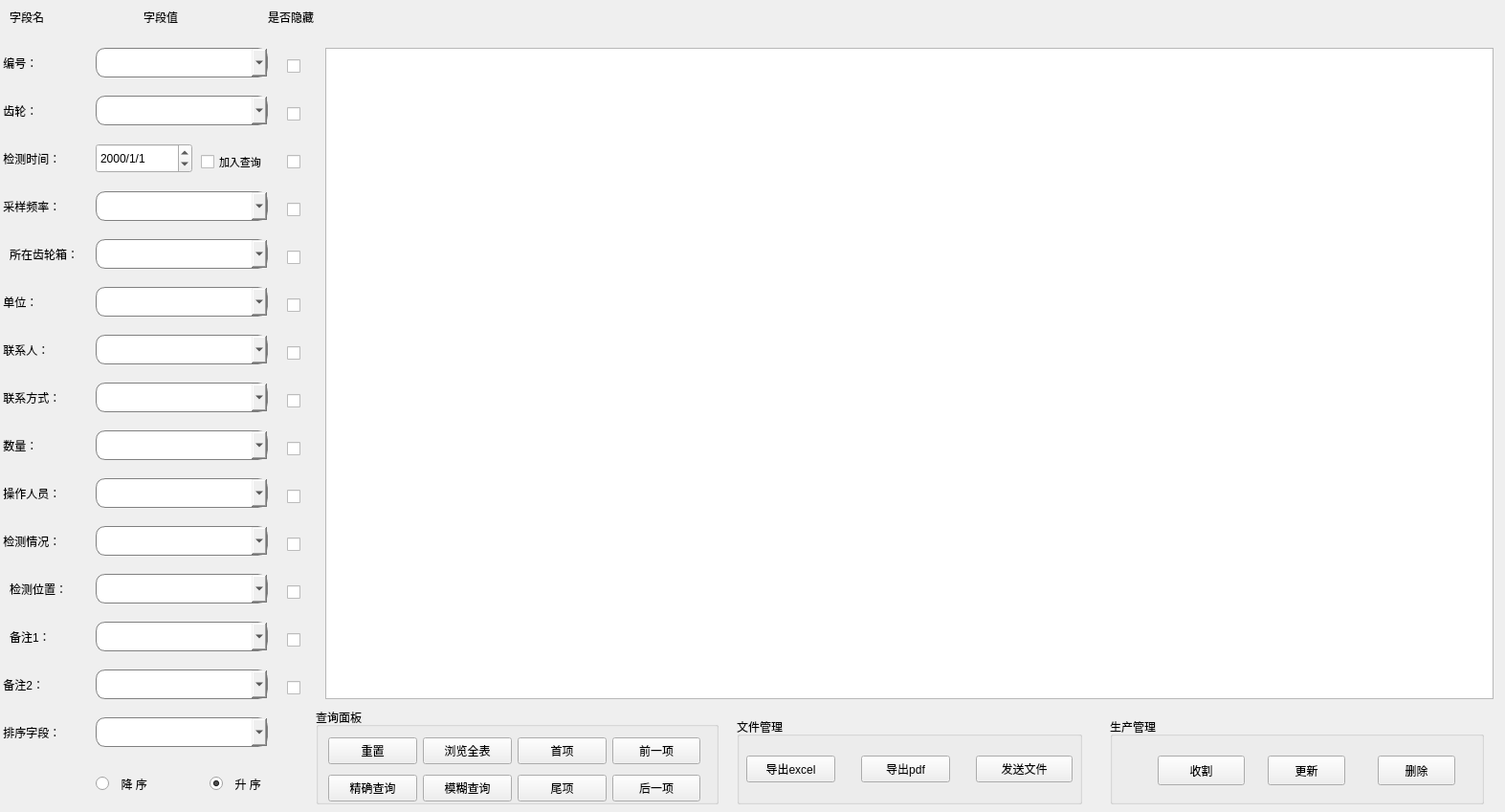
<?xml version="1.0" encoding="UTF-8"?>
<ui version="4.0">
 <class>selectWidget</class>
 <widget class="QWidget" name="selectWidget">
  <property name="geometry">
   <rect>
    <x>0</x>
    <y>0</y>
    <width>1573</width>
    <height>849</height>
   </rect>
  </property>
  <property name="windowTitle">
   <string>selectWidget</string>
  </property>
  <property name="windowIcon">
   <iconset resource="main.qrc">
    <normaloff>:/image/_displayLogo.png</normaloff>:/image/_displayLogo.png</iconset>
  </property>
  <widget class="QComboBox" name="feiliao">
   <property name="geometry">
    <rect>
     <x>100</x>
     <y>550</y>
     <width>180</width>
     <height>31</height>
    </rect>
   </property>
   <property name="styleSheet">
    <string notr="true">border: 1px solid gray;/*设置边框的粗细，以及颜色*/
border-radius: 10px;/*设置圆角的大小*/
padding: 0 8px;/*如果没有内容光标在开始往后移动0.8像素点*/
selection-background-color: darkgray;
   </string>
   </property>
   <property name="editable">
    <bool>true</bool>
   </property>
   <item>
    <property name="text">
     <string/>
    </property>
   </item>
   <item>
    <property name="text">
     <string>急缺肥料</string>
    </property>
   </item>
   <item>
    <property name="text">
     <string>缺少少量肥料</string>
    </property>
   </item>
   <item>
    <property name="text">
     <string>肥料情况正常</string>
    </property>
   </item>
  </widget>
  <widget class="QComboBox" name="growth">
   <property name="geometry">
    <rect>
     <x>100</x>
     <y>650</y>
     <width>180</width>
     <height>31</height>
    </rect>
   </property>
   <property name="styleSheet">
    <string notr="true">border: 1px solid gray;/*设置边框的粗细，以及颜色*/
border-radius: 10px;/*设置圆角的大小*/
padding: 0 8px;/*如果没有内容光标在开始往后移动0.8像素点*/
selection-background-color: darkgray;
   </string>
   </property>
   <property name="editable">
    <bool>true</bool>
   </property>
   <item>
    <property name="text">
     <string/>
    </property>
   </item>
   <item>
    <property name="text">
     <string>A</string>
    </property>
   </item>
   <item>
    <property name="text">
     <string>B+</string>
    </property>
   </item>
   <item>
    <property name="text">
     <string>B</string>
    </property>
   </item>
   <item>
    <property name="text">
     <string>C+</string>
    </property>
   </item>
   <item>
    <property name="text">
     <string>C</string>
    </property>
   </item>
   <item>
    <property name="text">
     <string>D</string>
    </property>
   </item>
  </widget>
  <widget class="QLabel" name="label_6">
   <property name="geometry">
    <rect>
     <x>0</x>
     <y>300</y>
     <width>91</width>
     <height>31</height>
    </rect>
   </property>
   <property name="styleSheet">
    <string notr="true">font: 20 12pt &quot;楷体&quot;;
</string>
   </property>
   <property name="text">
    <string> 单位：</string>
   </property>
  </widget>
  <widget class="QCheckBox" name="checktime">
   <property name="geometry">
    <rect>
     <x>300</x>
     <y>160</y>
     <width>31</width>
     <height>19</height>
    </rect>
   </property>
   <property name="font">
    <font>
     <family>Agency FB</family>
     <pointsize>8</pointsize>
    </font>
   </property>
   <property name="text">
    <string/>
   </property>
  </widget>
  <widget class="QLabel" name="label_9">
   <property name="geometry">
    <rect>
     <x>0</x>
     <y>450</y>
     <width>91</width>
     <height>31</height>
    </rect>
   </property>
   <property name="styleSheet">
    <string notr="true">font: 20 12pt &quot;楷体&quot;;
</string>
   </property>
   <property name="text">
    <string> 数量：</string>
   </property>
  </widget>
  <widget class="QComboBox" name="phone">
   <property name="geometry">
    <rect>
     <x>100</x>
     <y>400</y>
     <width>180</width>
     <height>31</height>
    </rect>
   </property>
   <property name="styleSheet">
    <string notr="true">border: 1px solid gray;/*设置边框的粗细，以及颜色*/
border-radius: 10px;/*设置圆角的大小*/
padding: 0 8px;/*如果没有内容光标在开始往后移动0.8像素点*/
selection-background-color: darkgray;
   </string>
   </property>
   <property name="editable">
    <bool>true</bool>
   </property>
   <item>
    <property name="text">
     <string/>
    </property>
   </item>
   <item>
    <property name="text">
     <string>13199988367</string>
    </property>
   </item>
   <item>
    <property name="text">
     <string>18654293471</string>
    </property>
   </item>
   <item>
    <property name="text">
     <string>15914477918</string>
    </property>
   </item>
   <item>
    <property name="text">
     <string>18660628727</string>
    </property>
   </item>
   <item>
    <property name="text">
     <string>18711931260</string>
    </property>
   </item>
  </widget>
  <widget class="QLabel" name="label_11">
   <property name="geometry">
    <rect>
     <x>0</x>
     <y>550</y>
     <width>91</width>
     <height>31</height>
    </rect>
   </property>
   <property name="styleSheet">
    <string notr="true">font: 20 12pt &quot;楷体&quot;;
</string>
   </property>
   <property name="text">
    <string> 检测情况：</string>
   </property>
  </widget>
  <widget class="QComboBox" name="flowername">
   <property name="geometry">
    <rect>
     <x>100</x>
     <y>100</y>
     <width>180</width>
     <height>31</height>
    </rect>
   </property>
   <property name="styleSheet">
    <string notr="true">border: 1px solid gray;/*设置边框的粗细，以及颜色*/
border-radius: 10px;/*设置圆角的大小*/
padding: 0 8px;/*如果没有内容光标在开始往后移动0.8像素点*/
selection-background-color: darkgray;
   </string>
   </property>
   <property name="editable">
    <bool>true</bool>
   </property>
   <item>
    <property name="text">
     <string/>
    </property>
   </item>
   <item>
    <property name="text">
     <string>郁金香</string>
    </property>
   </item>
   <item>
    <property name="text">
     <string>玫瑰</string>
    </property>
   </item>
   <item>
    <property name="text">
     <string>水仙</string>
    </property>
   </item>
   <item>
    <property name="text">
     <string>康乃馨</string>
    </property>
   </item>
   <item>
    <property name="text">
     <string>百合</string>
    </property>
   </item>
  </widget>
  <widget class="QLabel" name="label_12">
   <property name="geometry">
    <rect>
     <x>10</x>
     <y>600</y>
     <width>91</width>
     <height>31</height>
    </rect>
   </property>
   <property name="styleSheet">
    <string notr="true">font: 20 12pt &quot;楷体&quot;;
</string>
   </property>
   <property name="text">
    <string>检测位置：</string>
   </property>
  </widget>
  <widget class="QCheckBox" name="checkcompany">
   <property name="geometry">
    <rect>
     <x>300</x>
     <y>310</y>
     <width>31</width>
     <height>19</height>
    </rect>
   </property>
   <property name="font">
    <font>
     <family>Agency FB</family>
     <pointsize>8</pointsize>
    </font>
   </property>
   <property name="text">
    <string/>
   </property>
  </widget>
  <widget class="QCheckBox" name="checkid">
   <property name="geometry">
    <rect>
     <x>300</x>
     <y>60</y>
     <width>31</width>
     <height>19</height>
    </rect>
   </property>
   <property name="font">
    <font>
     <family>Agency FB</family>
     <pointsize>8</pointsize>
    </font>
   </property>
   <property name="text">
    <string/>
   </property>
  </widget>
  <widget class="QLabel" name="label_7">
   <property name="geometry">
    <rect>
     <x>0</x>
     <y>350</y>
     <width>91</width>
     <height>31</height>
    </rect>
   </property>
   <property name="styleSheet">
    <string notr="true">font: 20 12pt &quot;楷体&quot;;
</string>
   </property>
   <property name="text">
    <string> 联系人：</string>
   </property>
  </widget>
  <widget class="QComboBox" name="thing">
   <property name="geometry">
    <rect>
     <x>100</x>
     <y>200</y>
     <width>180</width>
     <height>31</height>
    </rect>
   </property>
   <property name="styleSheet">
    <string notr="true">border: 1px solid gray;/*设置边框的粗细，以及颜色*/
border-radius: 10px;/*设置圆角的大小*/
padding: 0 8px;/*如果没有内容光标在开始往后移动0.8像素点*/
selection-background-color: darkgray;
   </string>
   </property>
   <property name="editable">
    <bool>true</bool>
   </property>
   <item>
    <property name="text">
     <string/>
    </property>
   </item>
   <item>
    <property name="text">
     <string>7</string>
    </property>
   </item>
   <item>
    <property name="text">
     <string>8</string>
    </property>
   </item>
   <item>
    <property name="text">
     <string>9</string>
    </property>
   </item>
  </widget>
  <widget class="QLabel" name="label_2">
   <property name="geometry">
    <rect>
     <x>0</x>
     <y>150</y>
     <width>91</width>
     <height>31</height>
    </rect>
   </property>
   <property name="styleSheet">
    <string notr="true">font: 20 12pt &quot;楷体&quot;;
</string>
   </property>
   <property name="text">
    <string> 检测时间：</string>
   </property>
  </widget>
  <widget class="QCheckBox" name="checkconnect">
   <property name="geometry">
    <rect>
     <x>300</x>
     <y>360</y>
     <width>31</width>
     <height>19</height>
    </rect>
   </property>
   <property name="font">
    <font>
     <family>Agency FB</family>
     <pointsize>8</pointsize>
    </font>
   </property>
   <property name="text">
    <string/>
   </property>
  </widget>
  <widget class="QLabel" name="label_18">
   <property name="geometry">
    <rect>
     <x>280</x>
     <y>10</y>
     <width>91</width>
     <height>16</height>
    </rect>
   </property>
   <property name="styleSheet">
    <string notr="true">font: 12pt &quot;楷体&quot;;</string>
   </property>
   <property name="text">
    <string>是否隐藏</string>
   </property>
  </widget>
  <widget class="QComboBox" name="id">
   <property name="geometry">
    <rect>
     <x>100</x>
     <y>50</y>
     <width>180</width>
     <height>31</height>
    </rect>
   </property>
   <property name="styleSheet">
    <string notr="true">border: 1px solid gray;/*设置边框的粗细，以及颜色*/
border-radius: 10px;/*设置圆角的大小*/
padding: 0 8px;/*如果没有内容光标在开始往后移动0.8像素点*/
selection-background-color: darkgray;
   </string>
   </property>
   <property name="editable">
    <bool>true</bool>
   </property>
   <item>
    <property name="text">
     <string/>
    </property>
   </item>
   <item>
    <property name="text">
     <string>2</string>
    </property>
   </item>
   <item>
    <property name="text">
     <string>3</string>
    </property>
   </item>
   <item>
    <property name="text">
     <string>4</string>
    </property>
   </item>
   <item>
    <property name="text">
     <string>5</string>
    </property>
   </item>
   <item>
    <property name="text">
     <string>6</string>
    </property>
   </item>
   <item>
    <property name="text">
     <string>7</string>
    </property>
   </item>
   <item>
    <property name="text">
     <string>8</string>
    </property>
   </item>
   <item>
    <property name="text">
     <string>9</string>
    </property>
   </item>
  </widget>
  <widget class="QRadioButton" name="shengxu">
   <property name="geometry">
    <rect>
     <x>219</x>
     <y>810</y>
     <width>91</width>
     <height>19</height>
    </rect>
   </property>
   <property name="styleSheet">
    <string notr="true">font: 20 12pt &quot;楷体&quot;;
</string>
   </property>
   <property name="text">
    <string>  升 序</string>
   </property>
   <property name="checked">
    <bool>true</bool>
   </property>
  </widget>
  <widget class="QCheckBox" name="checkfeiliao">
   <property name="geometry">
    <rect>
     <x>300</x>
     <y>560</y>
     <width>31</width>
     <height>19</height>
    </rect>
   </property>
   <property name="font">
    <font>
     <family>Agency FB</family>
     <pointsize>8</pointsize>
    </font>
   </property>
   <property name="text">
    <string/>
   </property>
  </widget>
  <widget class="QLabel" name="label">
   <property name="geometry">
    <rect>
     <x>0</x>
     <y>50</y>
     <width>91</width>
     <height>31</height>
    </rect>
   </property>
   <property name="styleSheet">
    <string notr="true">font: 20 12pt &quot;楷体&quot;;
</string>
   </property>
   <property name="text">
    <string> 编号：</string>
   </property>
  </widget>
  <widget class="QCheckBox" name="checkothers">
   <property name="geometry">
    <rect>
     <x>300</x>
     <y>710</y>
     <width>31</width>
     <height>19</height>
    </rect>
   </property>
   <property name="font">
    <font>
     <family>Agency FB</family>
     <pointsize>8</pointsize>
    </font>
   </property>
   <property name="text">
    <string/>
   </property>
  </widget>
  <widget class="QLabel" name="label_8">
   <property name="geometry">
    <rect>
     <x>0</x>
     <y>400</y>
     <width>91</width>
     <height>31</height>
    </rect>
   </property>
   <property name="styleSheet">
    <string notr="true">font: 20 12pt &quot;楷体&quot;;
</string>
   </property>
   <property name="text">
    <string> 联系方式：</string>
   </property>
  </widget>
  <widget class="QTableView" name="tableView">
   <property name="geometry">
    <rect>
     <x>340</x>
     <y>50</y>
     <width>1221</width>
     <height>681</height>
    </rect>
   </property>
  </widget>
  <widget class="QComboBox" name="money">
   <property name="geometry">
    <rect>
     <x>100</x>
     <y>250</y>
     <width>180</width>
     <height>31</height>
    </rect>
   </property>
   <property name="styleSheet">
    <string notr="true">border: 1px solid gray;/*设置边框的粗细，以及颜色*/
border-radius: 10px;/*设置圆角的大小*/
padding: 0 8px;/*如果没有内容光标在开始往后移动0.8像素点*/
selection-background-color: darkgray;
   </string>
   </property>
   <property name="editable">
    <bool>true</bool>
   </property>
   <item>
    <property name="text">
     <string/>
    </property>
   </item>
   <item>
    <property name="text">
     <string>8</string>
    </property>
   </item>
   <item>
    <property name="text">
     <string>9</string>
    </property>
   </item>
  </widget>
  <widget class="QRadioButton" name="jiangxu">
   <property name="geometry">
    <rect>
     <x>100</x>
     <y>810</y>
     <width>101</width>
     <height>19</height>
    </rect>
   </property>
   <property name="styleSheet">
    <string notr="true">font: 20 12pt &quot;楷体&quot;;
</string>
   </property>
   <property name="text">
    <string>  降 序</string>
   </property>
   <property name="checkable">
    <bool>true</bool>
   </property>
   <property name="checked">
    <bool>false</bool>
   </property>
   <property name="autoRepeat">
    <bool>false</bool>
   </property>
  </widget>
  <widget class="QComboBox" name="thesort">
   <property name="geometry">
    <rect>
     <x>100</x>
     <y>750</y>
     <width>180</width>
     <height>31</height>
    </rect>
   </property>
   <property name="styleSheet">
    <string notr="true">border: 1px solid gray;/*设置边框的粗细，以及颜色*/
border-radius: 10px;/*设置圆角的大小*/
padding: 0 8px;/*如果没有内容光标在开始往后移动0.8像素点*/
selection-background-color: darkgray;
   </string>
   </property>
   <property name="editable">
    <bool>true</bool>
   </property>
  </widget>
  <widget class="QLabel" name="label_13">
   <property name="geometry">
    <rect>
     <x>10</x>
     <y>650</y>
     <width>91</width>
     <height>31</height>
    </rect>
   </property>
   <property name="styleSheet">
    <string notr="true">font: 20 12pt &quot;楷体&quot;;
</string>
   </property>
   <property name="text">
    <string>备注1：</string>
   </property>
  </widget>
  <widget class="QComboBox" name="water">
   <property name="geometry">
    <rect>
     <x>100</x>
     <y>600</y>
     <width>180</width>
     <height>31</height>
    </rect>
   </property>
   <property name="styleSheet">
    <string notr="true">border: 1px solid gray;/*设置边框的粗细，以及颜色*/
border-radius: 10px;/*设置圆角的大小*/
padding: 0 8px;/*如果没有内容光标在开始往后移动0.8像素点*/
selection-background-color: darkgray;
   </string>
   </property>
   <property name="editable">
    <bool>true</bool>
   </property>
   <item>
    <property name="text">
     <string/>
    </property>
   </item>
   <item>
    <property name="text">
     <string>急缺水</string>
    </property>
   </item>
   <item>
    <property name="text">
     <string>缺少量水</string>
    </property>
   </item>
   <item>
    <property name="text">
     <string>浇水情况正常</string>
    </property>
   </item>
  </widget>
  <widget class="QCheckBox" name="checkmoney">
   <property name="geometry">
    <rect>
     <x>300</x>
     <y>260</y>
     <width>31</width>
     <height>19</height>
    </rect>
   </property>
   <property name="font">
    <font>
     <family>Agency FB</family>
     <pointsize>8</pointsize>
    </font>
   </property>
   <property name="text">
    <string/>
   </property>
  </widget>
  <widget class="QCheckBox" name="checkphone">
   <property name="geometry">
    <rect>
     <x>300</x>
     <y>410</y>
     <width>31</width>
     <height>19</height>
    </rect>
   </property>
   <property name="font">
    <font>
     <family>Agency FB</family>
     <pointsize>8</pointsize>
    </font>
   </property>
   <property name="text">
    <string/>
   </property>
  </widget>
  <widget class="QCheckBox" name="checkwater">
   <property name="geometry">
    <rect>
     <x>300</x>
     <y>610</y>
     <width>31</width>
     <height>19</height>
    </rect>
   </property>
   <property name="font">
    <font>
     <family>Agency FB</family>
     <pointsize>8</pointsize>
    </font>
   </property>
   <property name="text">
    <string/>
   </property>
  </widget>
  <widget class="QLabel" name="label_15">
   <property name="geometry">
    <rect>
     <x>0</x>
     <y>700</y>
     <width>91</width>
     <height>31</height>
    </rect>
   </property>
   <property name="styleSheet">
    <string notr="true">font: 20 12pt &quot;楷体&quot;;
</string>
   </property>
   <property name="text">
    <string> 备注2：</string>
   </property>
  </widget>
  <widget class="QLabel" name="label_3">
   <property name="geometry">
    <rect>
     <x>10</x>
     <y>10</y>
     <width>72</width>
     <height>15</height>
    </rect>
   </property>
   <property name="styleSheet">
    <string notr="true">font: 12pt &quot;楷体&quot;;</string>
   </property>
   <property name="text">
    <string>字段名</string>
   </property>
  </widget>
  <widget class="QCheckBox" name="checkBox">
   <property name="geometry">
    <rect>
     <x>210</x>
     <y>160</y>
     <width>81</width>
     <height>19</height>
    </rect>
   </property>
   <property name="font">
    <font>
     <family>楷体</family>
     <pointsize>8</pointsize>
     <weight>1</weight>
     <italic>false</italic>
     <bold>false</bold>
    </font>
   </property>
   <property name="styleSheet">
    <string notr="true">font: 8 8pt &quot;楷体&quot;;
</string>
   </property>
   <property name="text">
    <string>加入查询</string>
   </property>
  </widget>
  <widget class="QComboBox" name="operater">
   <property name="geometry">
    <rect>
     <x>100</x>
     <y>500</y>
     <width>180</width>
     <height>31</height>
    </rect>
   </property>
   <property name="styleSheet">
    <string notr="true">border: 1px solid gray;/*设置边框的粗细，以及颜色*/
border-radius: 10px;/*设置圆角的大小*/
padding: 0 8px;/*如果没有内容光标在开始往后移动0.8像素点*/
selection-background-color: darkgray;
   </string>
   </property>
   <property name="editable">
    <bool>true</bool>
   </property>
   <item>
    <property name="text">
     <string/>
    </property>
   </item>
   <item>
    <property name="text">
     <string>钱光府</string>
    </property>
   </item>
   <item>
    <property name="text">
     <string>李墟洪</string>
    </property>
   </item>
   <item>
    <property name="text">
     <string>李斗翼</string>
    </property>
   </item>
   <item>
    <property name="text">
     <string>褚孺龙</string>
    </property>
   </item>
   <item>
    <property name="text">
     <string>李饯</string>
    </property>
   </item>
  </widget>
  <widget class="QCheckBox" name="checkoperator">
   <property name="geometry">
    <rect>
     <x>300</x>
     <y>510</y>
     <width>31</width>
     <height>19</height>
    </rect>
   </property>
   <property name="font">
    <font>
     <family>Agency FB</family>
     <pointsize>8</pointsize>
    </font>
   </property>
   <property name="text">
    <string/>
   </property>
  </widget>
  <widget class="QLabel" name="label_10">
   <property name="geometry">
    <rect>
     <x>0</x>
     <y>500</y>
     <width>91</width>
     <height>31</height>
    </rect>
   </property>
   <property name="styleSheet">
    <string notr="true">font: 20 12pt &quot;楷体&quot;;
</string>
   </property>
   <property name="text">
    <string> 操作人员：</string>
   </property>
  </widget>
  <widget class="QLabel" name="label_5">
   <property name="geometry">
    <rect>
     <x>10</x>
     <y>250</y>
     <width>91</width>
     <height>31</height>
    </rect>
   </property>
   <property name="styleSheet">
    <string notr="true">font: 20 12pt &quot;楷体&quot;;
</string>
   </property>
   <property name="text">
    <string>所在齿轮箱：</string>
   </property>
  </widget>
  <widget class="QComboBox" name="num">
   <property name="geometry">
    <rect>
     <x>100</x>
     <y>450</y>
     <width>180</width>
     <height>31</height>
    </rect>
   </property>
   <property name="styleSheet">
    <string notr="true">border: 1px solid gray;/*设置边框的粗细，以及颜色*/
border-radius: 10px;/*设置圆角的大小*/
padding: 0 8px;/*如果没有内容光标在开始往后移动0.8像素点*/
selection-background-color: darkgray;
   </string>
   </property>
   <property name="editable">
    <bool>true</bool>
   </property>
   <item>
    <property name="text">
     <string/>
    </property>
   </item>
   <item>
    <property name="text">
     <string>2</string>
    </property>
   </item>
   <item>
    <property name="text">
     <string>3</string>
    </property>
   </item>
   <item>
    <property name="text">
     <string>4</string>
    </property>
   </item>
   <item>
    <property name="text">
     <string>5</string>
    </property>
   </item>
   <item>
    <property name="text">
     <string>6</string>
    </property>
   </item>
   <item>
    <property name="text">
     <string>7</string>
    </property>
   </item>
   <item>
    <property name="text">
     <string>8</string>
    </property>
   </item>
   <item>
    <property name="text">
     <string>9</string>
    </property>
   </item>
  </widget>
  <widget class="QCheckBox" name="checkname">
   <property name="geometry">
    <rect>
     <x>300</x>
     <y>110</y>
     <width>31</width>
     <height>19</height>
    </rect>
   </property>
   <property name="font">
    <font>
     <family>Agency FB</family>
     <pointsize>8</pointsize>
    </font>
   </property>
   <property name="text">
    <string/>
   </property>
  </widget>
  <widget class="QComboBox" name="others">
   <property name="geometry">
    <rect>
     <x>100</x>
     <y>700</y>
     <width>180</width>
     <height>31</height>
    </rect>
   </property>
   <property name="styleSheet">
    <string notr="true">border: 1px solid gray;/*设置边框的粗细，以及颜色*/
border-radius: 10px;/*设置圆角的大小*/
padding: 0 8px;/*如果没有内容光标在开始往后移动0.8像素点*/
selection-background-color: darkgray;
   </string>
   </property>
   <property name="editable">
    <bool>true</bool>
   </property>
  </widget>
  <widget class="QCheckBox" name="checkgrowth">
   <property name="geometry">
    <rect>
     <x>300</x>
     <y>660</y>
     <width>31</width>
     <height>19</height>
    </rect>
   </property>
   <property name="font">
    <font>
     <family>Agency FB</family>
     <pointsize>8</pointsize>
    </font>
   </property>
   <property name="text">
    <string/>
   </property>
  </widget>
  <widget class="QDateTimeEdit" name="starttime">
   <property name="geometry">
    <rect>
     <x>100</x>
     <y>150</y>
     <width>101</width>
     <height>31</height>
    </rect>
   </property>
   <property name="styleSheet">
    <string notr="true"/>
   </property>
   <property name="displayFormat">
    <string>yyyy/M/d </string>
   </property>
  </widget>
  <widget class="QComboBox" name="contacts">
   <property name="geometry">
    <rect>
     <x>100</x>
     <y>350</y>
     <width>180</width>
     <height>31</height>
    </rect>
   </property>
   <property name="styleSheet">
    <string notr="true">border: 1px solid gray;/*设置边框的粗细，以及颜色*/
border-radius: 10px;/*设置圆角的大小*/
padding: 0 8px;/*如果没有内容光标在开始往后移动0.8像素点*/
selection-background-color: darkgray;
   </string>
   </property>
   <property name="editable">
    <bool>true</bool>
   </property>
   <item>
    <property name="text">
     <string/>
    </property>
   </item>
   <item>
    <property name="text">
     <string>李慧馨</string>
    </property>
   </item>
   <item>
    <property name="text">
     <string>张瑗雁</string>
    </property>
   </item>
   <item>
    <property name="text">
     <string>周淑梁</string>
    </property>
   </item>
   <item>
    <property name="text">
     <string>张仪蓓</string>
    </property>
   </item>
   <item>
    <property name="text">
     <string>卫淑美</string>
    </property>
   </item>
  </widget>
  <widget class="QLabel" name="label_16">
   <property name="geometry">
    <rect>
     <x>0</x>
     <y>100</y>
     <width>91</width>
     <height>31</height>
    </rect>
   </property>
   <property name="styleSheet">
    <string notr="true">font: 20 12pt &quot;楷体&quot;;
</string>
   </property>
   <property name="text">
    <string> 齿轮：</string>
   </property>
  </widget>
  <widget class="QLabel" name="label_4">
   <property name="geometry">
    <rect>
     <x>0</x>
     <y>200</y>
     <width>91</width>
     <height>31</height>
    </rect>
   </property>
   <property name="styleSheet">
    <string notr="true">font: 20 12pt &quot;楷体&quot;;
</string>
   </property>
   <property name="text">
    <string> 采样频率：</string>
   </property>
  </widget>
  <widget class="QLabel" name="label_14">
   <property name="geometry">
    <rect>
     <x>0</x>
     <y>750</y>
     <width>91</width>
     <height>31</height>
    </rect>
   </property>
   <property name="styleSheet">
    <string notr="true">font: 20 12pt &quot;楷体&quot;;
</string>
   </property>
   <property name="text">
    <string> 排序字段：</string>
   </property>
  </widget>
  <widget class="QLabel" name="label_17">
   <property name="geometry">
    <rect>
     <x>150</x>
     <y>10</y>
     <width>72</width>
     <height>15</height>
    </rect>
   </property>
   <property name="styleSheet">
    <string notr="true">font: 12pt &quot;楷体&quot;;</string>
   </property>
   <property name="text">
    <string>字段值</string>
   </property>
  </widget>
  <widget class="QCheckBox" name="checkthing">
   <property name="geometry">
    <rect>
     <x>300</x>
     <y>210</y>
     <width>31</width>
     <height>19</height>
    </rect>
   </property>
   <property name="font">
    <font>
     <family>Agency FB</family>
     <pointsize>8</pointsize>
    </font>
   </property>
   <property name="text">
    <string/>
   </property>
  </widget>
  <widget class="QComboBox" name="company">
   <property name="geometry">
    <rect>
     <x>100</x>
     <y>300</y>
     <width>180</width>
     <height>31</height>
    </rect>
   </property>
   <property name="styleSheet">
    <string notr="true">border: 1px solid gray;/*设置边框的粗细，以及颜色*/
border-radius: 10px;/*设置圆角的大小*/
padding: 0 8px;/*如果没有内容光标在开始往后移动0.8像素点*/
selection-background-color: darkgray;
   </string>
   </property>
   <property name="editable">
    <bool>true</bool>
   </property>
   <item>
    <property name="text">
     <string/>
    </property>
   </item>
   <item>
    <property name="text">
     <string>登海五公司</string>
    </property>
   </item>
   <item>
    <property name="text">
     <string>博野衡公司</string>
    </property>
   </item>
   <item>
    <property name="text">
     <string>农梦而农业生产有限公司</string>
    </property>
   </item>
   <item>
    <property name="text">
     <string>登海轸农业生产有限公司</string>
    </property>
   </item>
  </widget>
  <widget class="QCheckBox" name="checknum">
   <property name="geometry">
    <rect>
     <x>300</x>
     <y>460</y>
     <width>31</width>
     <height>19</height>
    </rect>
   </property>
   <property name="font">
    <font>
     <family>Agency FB</family>
     <pointsize>8</pointsize>
    </font>
   </property>
   <property name="text">
    <string/>
   </property>
  </widget>
  <widget class="QGroupBox" name="groupBox">
   <property name="geometry">
    <rect>
     <x>1160</x>
     <y>750</y>
     <width>391</width>
     <height>91</height>
    </rect>
   </property>
   <property name="styleSheet">
    <string notr="true">font: 14pt &quot;楷体&quot;;</string>
   </property>
   <property name="title">
    <string>生产管理</string>
   </property>
   <widget class="QPushButton" name="shouge">
    <property name="geometry">
     <rect>
      <x>50</x>
      <y>40</y>
      <width>91</width>
      <height>31</height>
     </rect>
    </property>
    <property name="styleSheet">
     <string notr="true">background-color: rgb(225, 225, 225);border:1px groove gray;border-radius:4px;font: 20 12pt &quot;楷体&quot;;padding:1px 4px;border-style: outset;}


                                       
QPushButton:hover{background-color:#79ff50; color: black;}
                                    
QPushButton:pressed{background-color:rgb(204, 228, 247);border-style: inset;</string>
    </property>
    <property name="text">
     <string>收割</string>
    </property>
   </widget>
   <widget class="QPushButton" name="gengxin">
    <property name="geometry">
     <rect>
      <x>165</x>
      <y>40</y>
      <width>81</width>
      <height>31</height>
     </rect>
    </property>
    <property name="styleSheet">
     <string notr="true">background-color: rgb(225, 225, 225);border:1px groove gray;border-radius:4px;font: 20 12pt &quot;楷体&quot;;padding:1px 4px;border-style: outset;}


                                       
QPushButton:hover{background-color:#79ff50; color: black;}
                                    
QPushButton:pressed{background-color:rgb(204, 228, 247);border-style: inset;</string>
    </property>
    <property name="text">
     <string>更新</string>
    </property>
   </widget>
   <widget class="QPushButton" name="del">
    <property name="geometry">
     <rect>
      <x>280</x>
      <y>40</y>
      <width>81</width>
      <height>31</height>
     </rect>
    </property>
    <property name="styleSheet">
     <string notr="true">background-color: rgb(225, 225, 225);border:1px groove gray;border-radius:4px;font: 20 12pt &quot;楷体&quot;;padding:1px 4px;border-style: outset;}


                                       
QPushButton:hover{background-color:#79ff50; color: black;}
                                    
QPushButton:pressed{background-color:rgb(204, 228, 247);border-style: inset;</string>
    </property>
    <property name="text">
     <string>删除</string>
    </property>
   </widget>
  </widget>
  <widget class="QGroupBox" name="groupBox_2">
   <property name="geometry">
    <rect>
     <x>770</x>
     <y>750</y>
     <width>361</width>
     <height>91</height>
    </rect>
   </property>
   <property name="styleSheet">
    <string notr="true">font: 14pt &quot;楷体&quot;;</string>
   </property>
   <property name="title">
    <string>文件管理</string>
   </property>
   <widget class="QPushButton" name="excelout">
    <property name="geometry">
     <rect>
      <x>10</x>
      <y>40</y>
      <width>93</width>
      <height>28</height>
     </rect>
    </property>
    <property name="styleSheet">
     <string notr="true">background-color: rgb(225, 225, 225);border:1px groove gray;border-radius:4px;font: 20 12pt &quot;楷体&quot;;padding:1px 4px;border-style: outset;}


                                       
QPushButton:hover{background-color:#79ff50; color: black;}
                                    
QPushButton:pressed{background-color:rgb(204, 228, 247);border-style: inset;</string>
    </property>
    <property name="text">
     <string>导出excel</string>
    </property>
   </widget>
   <widget class="QPushButton" name="printpdf">
    <property name="geometry">
     <rect>
      <x>130</x>
      <y>40</y>
      <width>93</width>
      <height>28</height>
     </rect>
    </property>
    <property name="styleSheet">
     <string notr="true">background-color: rgb(225, 225, 225);border:1px groove gray;border-radius:4px;font: 20 12pt &quot;楷体&quot;;padding:1px 4px;border-style: outset;}


                                       
QPushButton:hover{background-color:#79ff50; color: black;}
                                    
QPushButton:pressed{background-color:rgb(204, 228, 247);border-style: inset;</string>
    </property>
    <property name="text">
     <string>导出pdf</string>
    </property>
   </widget>
   <widget class="QPushButton" name="printpdf_2">
    <property name="geometry">
     <rect>
      <x>250</x>
      <y>40</y>
      <width>101</width>
      <height>28</height>
     </rect>
    </property>
    <property name="styleSheet">
     <string notr="true">background-color: rgb(225, 225, 225);border:1px groove gray;border-radius:4px;font: 20 12pt &quot;楷体&quot;;padding:1px 4px;border-style: outset;}


                                       
QPushButton:hover{background-color:#79ff50; color: black;}
                                    
QPushButton:pressed{background-color:rgb(204, 228, 247);border-style: inset;</string>
    </property>
    <property name="text">
     <string>发送文件</string>
    </property>
   </widget>
  </widget>
  <widget class="QGroupBox" name="groupBox_3">
   <property name="geometry">
    <rect>
     <x>330</x>
     <y>740</y>
     <width>421</width>
     <height>101</height>
    </rect>
   </property>
   <property name="styleSheet">
    <string notr="true">font: 14pt &quot;楷体&quot;;</string>
   </property>
   <property name="title">
    <string>查询面板</string>
   </property>
   <widget class="QPushButton" name="nextitem">
    <property name="geometry">
     <rect>
      <x>310</x>
      <y>70</y>
      <width>92</width>
      <height>28</height>
     </rect>
    </property>
    <property name="styleSheet">
     <string notr="true">background-color: rgb(225, 225, 225);border:1px groove gray;border-radius:4px;font: 20 12pt &quot;楷体&quot;;padding:1px 4px;border-style: outset;}


                                       
QPushButton:hover{background-color:#79ff50; color: black;}
                                    
QPushButton:pressed{background-color:rgb(204, 228, 247);border-style: inset;</string>
    </property>
    <property name="text">
     <string>后一项</string>
    </property>
   </widget>
   <widget class="QPushButton" name="viewtab">
    <property name="geometry">
     <rect>
      <x>112</x>
      <y>31</y>
      <width>93</width>
      <height>28</height>
     </rect>
    </property>
    <property name="styleSheet">
     <string notr="true">background-color: rgb(225, 225, 225);border:1px groove gray;border-radius:4px;font: 20 12pt &quot;楷体&quot;;padding:1px 4px;border-style: outset;}


                                       
QPushButton:hover{background-color:#79ff50; color: black;}
                                    
QPushButton:pressed{background-color:rgb(204, 228, 247);border-style: inset;</string>
    </property>
    <property name="text">
     <string>浏览全表</string>
    </property>
   </widget>
   <widget class="QPushButton" name="firstrecord">
    <property name="geometry">
     <rect>
      <x>211</x>
      <y>31</y>
      <width>93</width>
      <height>28</height>
     </rect>
    </property>
    <property name="styleSheet">
     <string notr="true">background-color: rgb(225, 225, 225);border:1px groove gray;border-radius:4px;font: 20 12pt &quot;楷体&quot;;padding:1px 4px;border-style: outset;}


                                       
QPushButton:hover{background-color:#79ff50; color: black;}
                                    
QPushButton:pressed{background-color:rgb(204, 228, 247);border-style: inset;</string>
    </property>
    <property name="text">
     <string>首项</string>
    </property>
   </widget>
   <widget class="QPushButton" name="reset">
    <property name="geometry">
     <rect>
      <x>13</x>
      <y>31</y>
      <width>93</width>
      <height>28</height>
     </rect>
    </property>
    <property name="styleSheet">
     <string notr="true">background-color: rgb(225, 225, 225);border:1px groove gray;border-radius:4px;font: 20 12pt &quot;楷体&quot;;padding:1px 4px;border-style: outset;}


                                       
QPushButton:hover{background-color:#79ff50; color: black;}
                                    
QPushButton:pressed{background-color:rgb(204, 228, 247);border-style: inset;</string>
    </property>
    <property name="text">
     <string>重置</string>
    </property>
   </widget>
   <widget class="QPushButton" name="mohuselect">
    <property name="geometry">
     <rect>
      <x>112</x>
      <y>70</y>
      <width>93</width>
      <height>28</height>
     </rect>
    </property>
    <property name="styleSheet">
     <string notr="true">background-color: rgb(225, 225, 225);border:1px groove gray;border-radius:4px;font: 20 12pt &quot;楷体&quot;;padding:1px 4px;border-style: outset;}


                                       
QPushButton:hover{background-color:#79ff50; color: black;}
                                    
QPushButton:pressed{background-color:rgb(204, 228, 247);border-style: inset;</string>
    </property>
    <property name="text">
     <string>模糊查询</string>
    </property>
   </widget>
   <widget class="QPushButton" name="lastrecord">
    <property name="geometry">
     <rect>
      <x>211</x>
      <y>70</y>
      <width>93</width>
      <height>28</height>
     </rect>
    </property>
    <property name="styleSheet">
     <string notr="true">background-color: rgb(225, 225, 225);border:1px groove gray;border-radius:4px;font: 20 12pt &quot;楷体&quot;;padding:1px 4px;border-style: outset;}


                                       
QPushButton:hover{background-color:#79ff50; color: black;}
                                    
QPushButton:pressed{background-color:rgb(204, 228, 247);border-style: inset;</string>
    </property>
    <property name="text">
     <string>尾项</string>
    </property>
   </widget>
   <widget class="QPushButton" name="selectbth">
    <property name="geometry">
     <rect>
      <x>13</x>
      <y>70</y>
      <width>93</width>
      <height>28</height>
     </rect>
    </property>
    <property name="styleSheet">
     <string notr="true">background-color: rgb(225, 225, 225);border:1px groove gray;border-radius:4px;font: 20 12pt &quot;楷体&quot;;padding:1px 4px;border-style: outset;}


                                       
QPushButton:hover{background-color:#79ff50; color: black;}
                                    
QPushButton:pressed{background-color:rgb(204, 228, 247);border-style: inset;</string>
    </property>
    <property name="text">
     <string>精确查询</string>
    </property>
   </widget>
   <widget class="QPushButton" name="preitem">
    <property name="geometry">
     <rect>
      <x>310</x>
      <y>31</y>
      <width>92</width>
      <height>28</height>
     </rect>
    </property>
    <property name="styleSheet">
     <string notr="true">background-color: rgb(225, 225, 225);border:1px groove gray;border-radius:4px;font: 20 12pt &quot;楷体&quot;;padding:1px 4px;border-style: outset;}


                                       
QPushButton:hover{background-color:#79ff50; color: black;}
                                    
QPushButton:pressed{background-color:rgb(204, 228, 247);border-style: inset;</string>
    </property>
    <property name="text">
     <string>前一项</string>
    </property>
   </widget>
  </widget>
 </widget>
 <resources>
  <include location="main.qrc"/>
 </resources>
 <connections/>
</ui>
